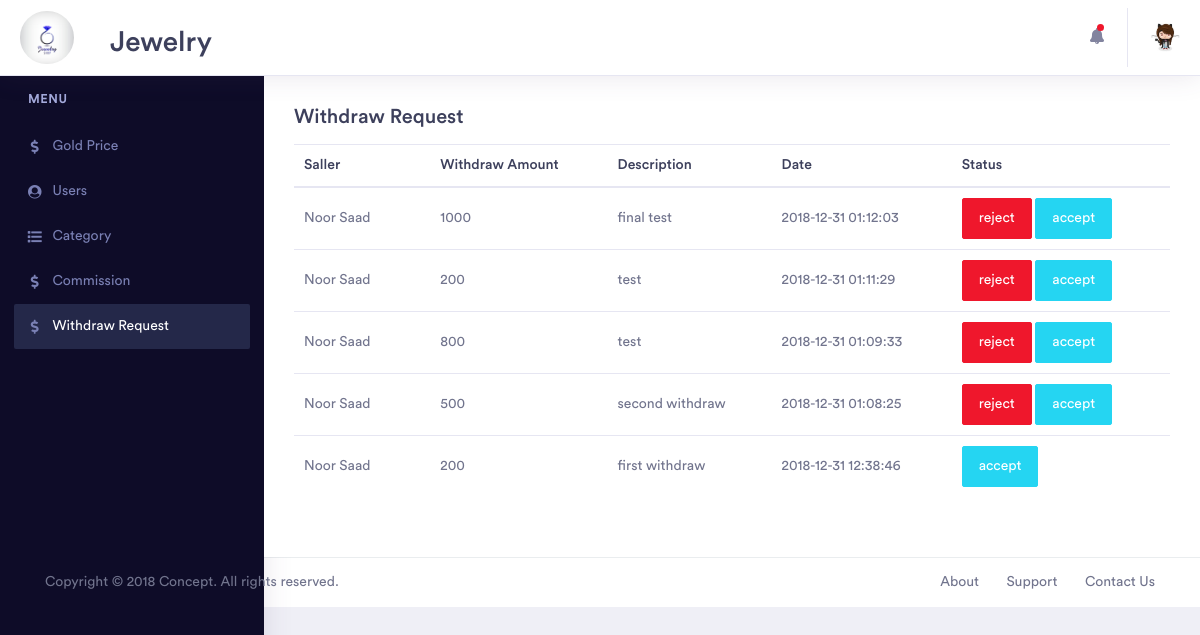
Before: /withdraw_request.php (signed in) with the older database file.
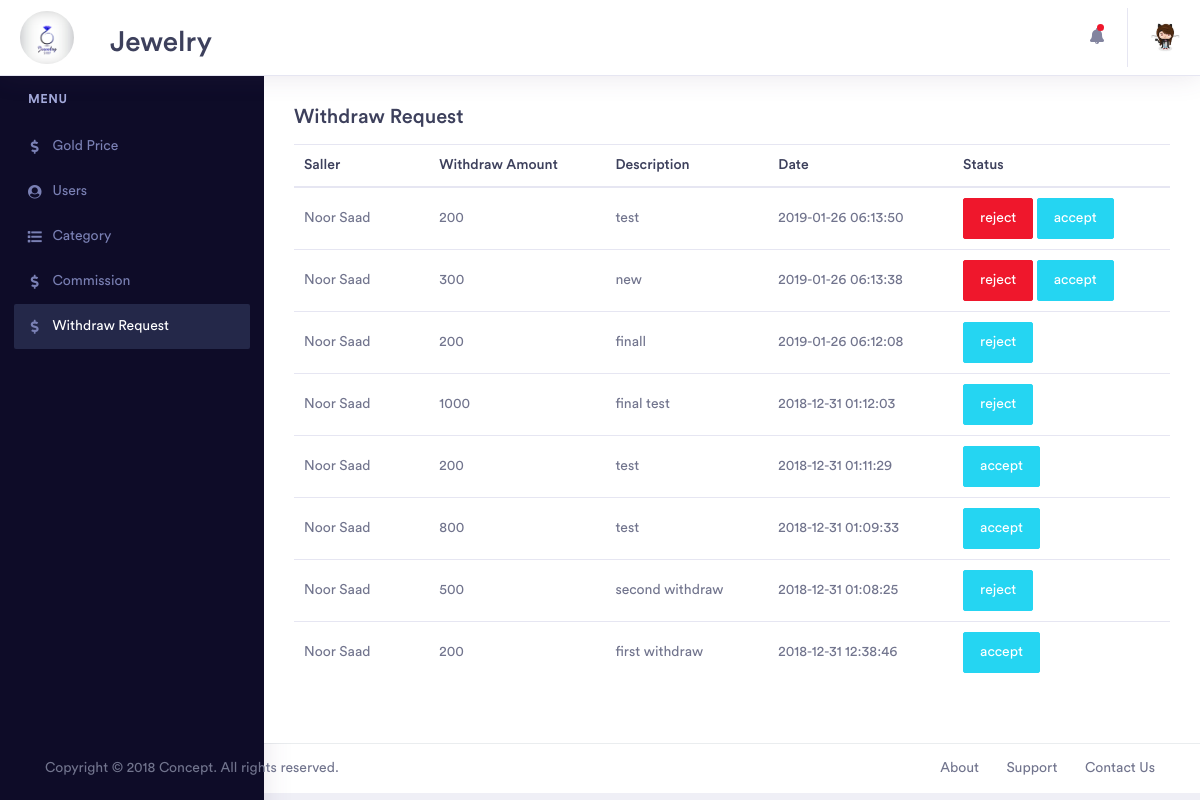
After: the same page with the newer database file.
### tables this page shows
CREATE TABLE `withdraw` (
  `id` int(11) NOT NULL,
  `saller_id` int(11) NOT NULL,
  `amount` int(11) NOT NULL,
  `description` tinytext NOT NULL,
  `date` datetime NOT NULL,
  `status` varchar(500) NOT NULL DEFAULT 'pending'
);

CREATE TABLE `users` (
  `id` int(11) NOT NULL,
  `first_name` varchar(500) NOT NULL,
  `last_name` varchar(500) NOT NULL,
  `email` varchar(200) NOT NULL,
  `password` varchar(500) NOT NULL,
  `type` varchar(500) NOT NULL,
  `photo` varchar(500) NOT NULL DEFAULT 'default_user.png',
  `phone_number` varchar(500) NOT NULL
);

### core/admin.class.php (called while the page is built, shortened)
<?php
class admin
{
    private $conn;
    public function __construct()
    {
        $this->conn = mysqli_connect("localhost", "root", "", "jewelry");
    }
    public function admin_info($id){
        $result=mysqli_query($this->conn,"select * from admin where id=$id");
        if(mysqli_num_rows($result)>0){
            $data=array();
            while($row=mysqli_fetch_array($result)){
                $data[]=$row;
            }
        }
        return $data;
    }
    public function get_user($id){
        $result = mysqli_query($this->conn,"SELECT * FROM users WHERE id=$id and type='saller'");
        if(mysqli_num_rows($result)>0){
            $data=array();
            while($row = mysqli_fetch_array($result)){
                $data[]=$row;
            }
            return $data;
        }else{
            return null;
        }
    }
    public function get_withdraw(){
        $result = mysqli_query($this->conn,"SELECT * FROM withdraw ORDER BY id desc");
        if(mysqli_num_rows($result)>0){
            $data=array();
            while($row = mysqli_fetch_array($result)){
                $data[]=$row;
            }
            return $data;
        }else{
            return null;
        }
    }
}

### withdraw_request.php (the view, shortened to what the changed rows need)
<?php
include_once "core/admin.class.php";
$obj = new admin();
?>
<!doctype html>
<html lang="en">
<head>
    <link rel="stylesheet" href="assets/vendor/bootstrap/css/bootstrap.min.css">
    <link href="assets/vendor/fonts/circular-std/style.css" rel="stylesheet">
    <link rel="stylesheet" href="assets/libs/css/style.css">
    <link rel="stylesheet" href="assets/vendor/fonts/fontawesome/css/fontawesome-all.css">
    <link rel="stylesheet" href="assets/vendor/charts/chartist-bundle/chartist.css">
    <link rel="stylesheet" href="assets/vendor/charts/morris-bundle/morris.css">
    <link rel="stylesheet" href="assets/vendor/fonts/material-design-iconic-font/css/materialdesignicons.min.css">
    <link rel="stylesheet" href="assets/vendor/charts/c3charts/c3.css">
    <link rel="stylesheet" href="assets/vendor/fonts/flag-icon-css/flag-icon.min.css">
    <link rel="stylesheet" href="assets/style/style.css">
</head>
<body>
    <div class="dashboard-main-wrapper">
        <div class="dashboard-header">
            <nav class="navbar navbar-expand-lg bg-white fixed-top">
                <h2 id="logo-h"> Jewelry</h2>
                <div class="collapse navbar-collapse " id="navbarSupportedContent">
                    <ul class="navbar-nav ml-auto navbar-right-top">
                        <li class="nav-item dropdown nav-user">
                            <?php $result=$obj->admin_info($_SESSION['login_id']);
                            foreach($result as $data){
                        ?>
                            <a class="nav-link nav-user-img" href="#" id="navbarDropdownMenuLink2" data-toggle="dropdown"
                                aria-haspopup="true" aria-expanded="false">
                                <img src="assets/admin_img/<?=$data['photo']?>" alt="" class="user-avatar-md rounded-circle">
                            </a>
                                <?php } ?>
                        </li>
                    </ul>
                </div>
            </nav>
        </div>
        <div class="dashboard-wrapper">
            <div class="dashboard-ecommerce">
                <div class="container-fluid dashboard-content ">
                    <div class="table-users">
                        <table class="table table-hover dataTable">
                            <thead>
                                <tr>
                                    <th>Saller</th>
                                    <th></th>
                                    <th>Withdraw Amount</th>
                                    <th>Description</th>
                                    <th>Date</th>
                                    <th>Status</th>
                                </tr>
                            </thead>
                            <tbody>
                                <?php $withdraw_result = $obj->get_withdraw();
                            foreach ($withdraw_result as $data) {
                                $name_saller = $obj->get_user($data['saller_id']);?>
                                <tr class="data" id='<?=$data["id"]?>'>
                                    <td>
                                        <?php echo $name_saller[0]['first_name'].' '.$name_saller[0]['last_name'];
                           ?>
                                    <td>
                                    <td>
                                        <?=$data['amount']?>
                                    </td>
                                    <td>
                                        <?=$data['description']?>
                                    </td>
                                    <td>
                                        <?=$data['date']?>
                                    </td>
                                    <td>
                                        <?php
                                        if($data['status']==='pending'){
                                            ?>
                                        <a href="javascript:pendingRequest(0)" class="btn btn-danger pending">reject</a>
                                        <a href="javascript:pendingRequest(1)" class="btn btn-info pending">accept</a>
                                        <?php
                                        }else{
                                           ?>
                                        <span class="btn btn-info">
                                            <?=$data['status']?></span>
                                        <?php }
                                        ?>
                                    </td>
                                </tr>
                                <?php }
                            ?>
                            </tbody>
                        </table>
                    </div>
                </div>
            </div>
        </div>
    </div>
</body>
</html>

Changed rows visible on the page:
added withdraw: users.first_name "Noor", users.last_name "Saad", amount "200", description "test", date "2019-01-26 06:13:50", status "reject"
added withdraw: users.first_name "Noor", users.last_name "Saad", amount "300", description "new", date "2019-01-26 06:13:38", status "reject"
added withdraw: users.first_name "Noor", users.last_name "Saad", amount "200", description "finall", date "2019-01-26 06:12:08", status "reject"
changed withdraw "final test": status (not shown) → "reject"; no longer shows "reject accept"
changed withdraw (number 5 of 8 on the later page): status (not shown) → "accept"; no longer shows "reject accept"
changed withdraw (number 6 of 8 on the later page): status (not shown) → "accept"; no longer shows "reject accept"
changed withdraw "second withdraw": status (not shown) → "reject"; no longer shows "reject accept"
